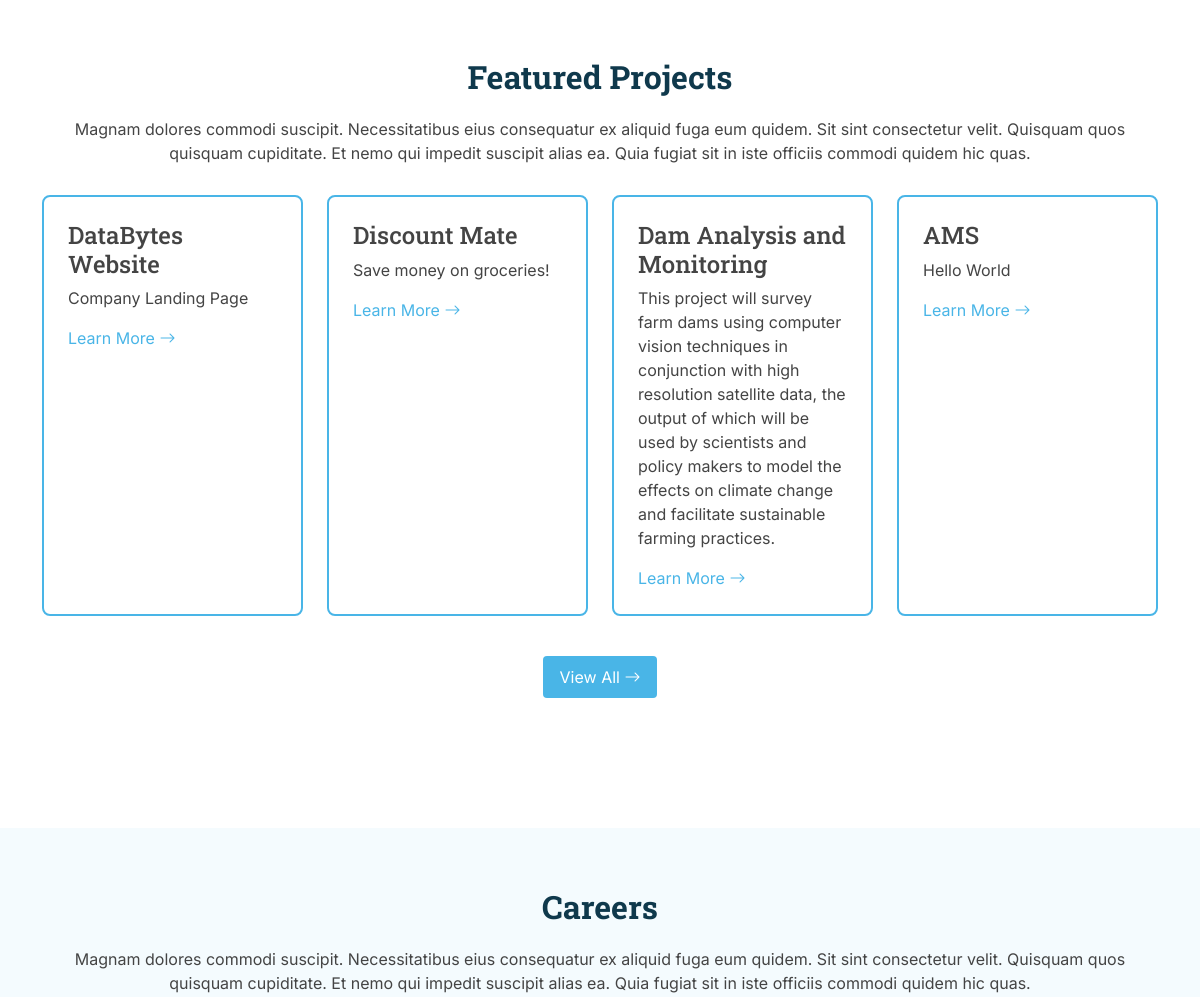
Before: / (middle part) with the older database file.
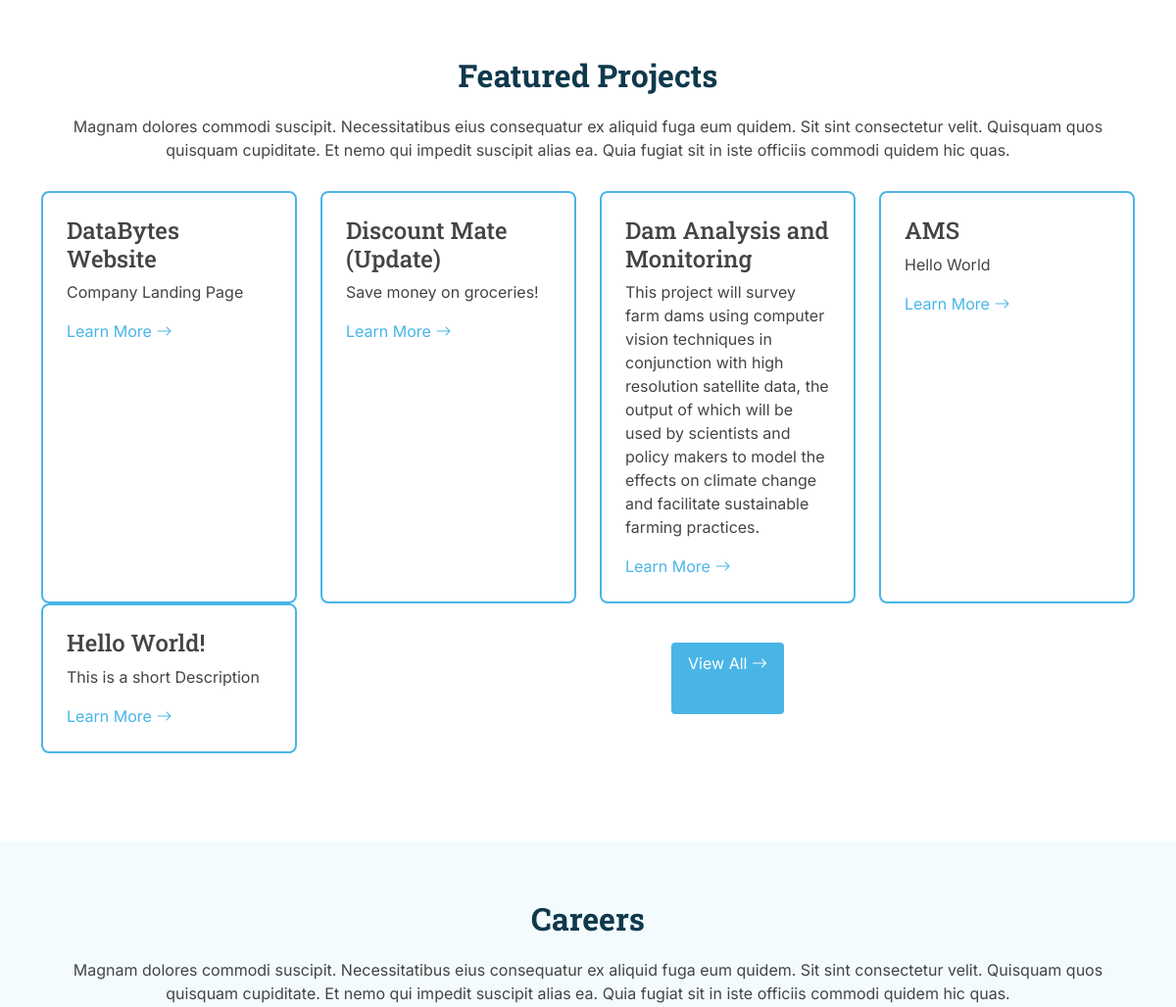
After: the same page with the newer database file.
### DBweb/models.py (models this page shows, shortened)
class Project (md.Model):
    ProjectID = md.BigAutoField(primary_key=True)
    ProjectName = md.CharField(max_length=64)
    ProjectDescription = md.TextField(max_length=2048)
    ProjectLeader = md.CharField(max_length=64)
    LeaderEmail = md.EmailField(max_length=64)

### DBweb/views.py (the view)
# urls.py: path('', views.index, name='index'),
def index(request):
    projectList = Project.objects.all()
    jobList = Job.objects.all()
    testimonyList = Testimony.objects.all()
    template = 'index.html'
    context = {'projectList': projectList, 'jobList': jobList, 'testimonyList': testimonyList}
    return render(request, template, context)

### DBweb/templates/index.html (shortened to what this page needs)
<!DOCTYPE html>
<html lang="en">
<head>
  <link href="static/vendor/bootstrap/css/bootstrap.min.css" rel="stylesheet">
  <link href="static/vendor/bootstrap-icons/bootstrap-icons.css" rel="stylesheet">
  <link href="static/vendor/boxicons/css/boxicons.min.css" rel="stylesheet">
  <link href="static/vendor/glightbox/css/glightbox.min.css" rel="stylesheet">
  <link href="static/vendor/swiper/swiper-bundle.min.css" rel="stylesheet">
  <link href="/static/css/style.css" rel="stylesheet">
</head>
<body>
  <main id="main">
    <section id="projects" class="projects">
      <div class="container">
        <div class="section-title">
          <h2>Featured Projects</h2>
          <p>Magnam dolores commodi suscipit. Necessitatibus eius consequatur ex aliquid fuga eum quidem. Sit sint
            consectetur velit. Quisquam quos quisquam cupiditate. Et nemo qui impedit suscipit alias ea. Quia fugiat sit
            in iste officiis commodi quidem hic quas.</p>
        </div>
        <div class="row">
          {% block projects %}
          {% for project in projectList %}
          <div class="col-lg-3 col-md-6">
            <div class="card">
              <h4 class="title">{{ project.ProjectName }}</h4>
              <p>{{ project.ProjectDescription }}</p>
              <a href="projects">Learn More <i class="bi bi-arrow-right"></i></a>
            </div>
          </div>
          {% endfor %}
          {% endblock %}
          <div class="btn"><a href="projects">View All <i class="bi bi-arrow-right"></i></a></div>
        </div>
      </div>
    </section>
    <section id="careers" class="careers section-bg">
      <div class="container">
        <div class="section-title">
          <h2>Careers</h2>
          <p>Magnam dolores commodi suscipit. Necessitatibus eius consequatur ex aliquid fuga eum quidem. Sit sint
            consectetur velit. Quisquam quos quisquam cupiditate. Et nemo qui impedit suscipit alias ea. Quia fugiat sit
            in iste officiis commodi quidem hic quas.</p>
        </div>
      </div>
    </section>
  </main>
</body>
</html>

### DBweb/static/css/style.css (style rules this page uses)
body { font-family: "Inter", sans-serif; color: #444444; }
a { text-decoration: none; color: #49b5e7; }
h1, h2, h3, h4, h5, h6 { font-family: 'Roboto Slab', serif; }
section { padding: 60px 0; overflow: hidden; }
.section-bg { background-color: #f4fbfe; }
.section-title { text-align: center; padding-bottom: 30px; }
.section-title h2 { font-size: 32px; font-weight: bold; margin-bottom: 20px; padding-bottom: 0; color: #0f394c; }
.section-title p { margin-bottom: 0; }
.projects { margin-bottom: 30px; }
.projects .card { padding: 24px; border: solid 2px #49b5e7; border-radius: 8px; height: 100%; }
.projects .btn { padding: 8px 16px; background-color: #49b5e7; width: fit-content; margin: 40px auto; }
.projects .btn a { color: #fff; }

Changed rows visible on the page:
changed Project "Save money on groceries!": ProjectName "Discount Mate" → "Discount Mate (Update)"
added Project: ProjectName "Hello World!", ProjectDescription "This is a short Description"
